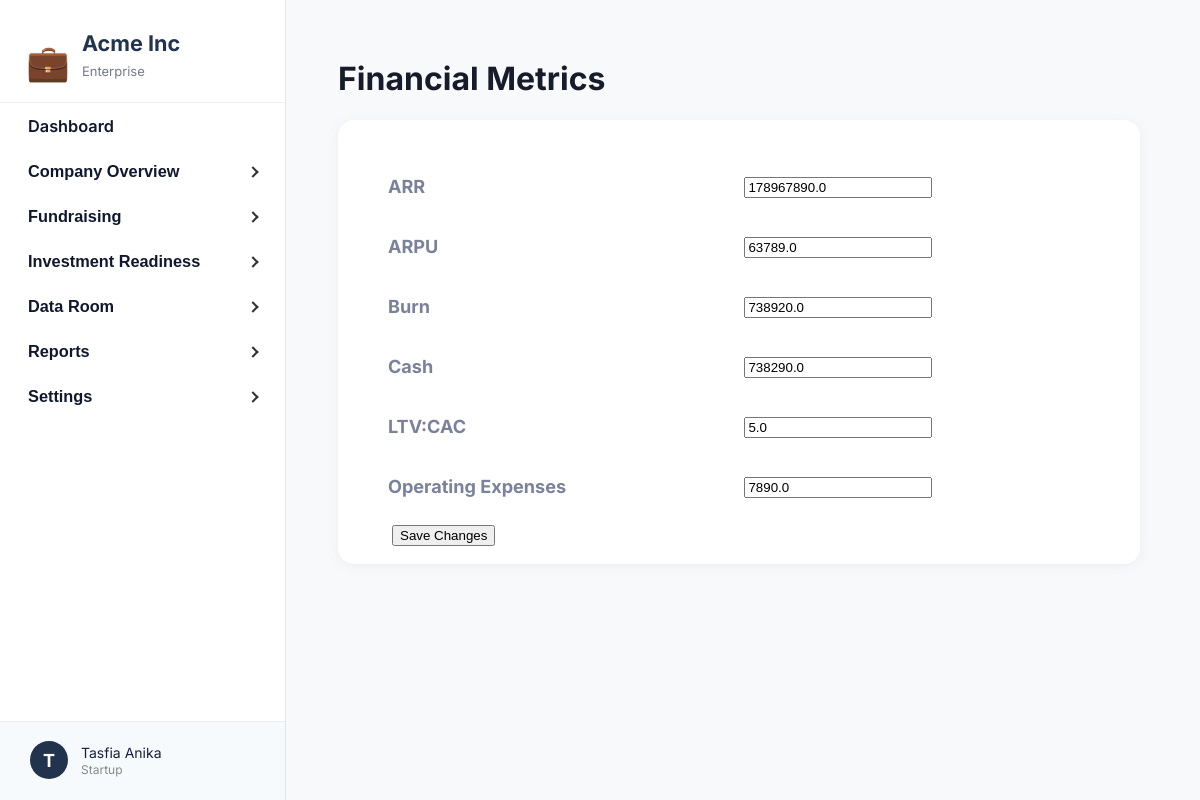
The page /api/startup/financial-metrics/ (signed in) on the database its author committed.
### core/models.py (models this page shows, shortened)
class StartupProfile(models.Model):
    user = models.OneToOneField(User, on_delete=models.CASCADE, related_name='startup_profile')
    startup_name = models.CharField(max_length=150)
    role = models.CharField(max_length=100)
    email = models.EmailField()
    website = models.CharField(max_length=255)
    heard_about = models.CharField(max_length=50)
    description = models.TextField()
    audience = models.TextField()
    tech_component = models.TextField()
    your_edge = models.TextField()
    pitch_deck_url = models.CharField(max_length=255)
    startup_stage = models.CharField(max_length=50)
    problem = models.TextField()
    solution = models.TextField()
    market_research = models.CharField(max_length=20)
    business_model_mind = models.CharField(max_length=50)
    working_time = models.CharField(max_length=50)
    cofounder = models.CharField(max_length=20)
    support_needed = models.TextField()
    has_mvp = models.CharField(max_length=10)
    tested_with_customers = models.CharField(max_length=10)
    funding_source = models.CharField(max_length=100)
    early_users = models.CharField(max_length=10)
    generated_revenue = models.CharField(max_length=20)
    stage3_challenges = models.TextField()
    stage3_support = models.TextField()
    business_model = models.TextField()
    paying_customers = models.CharField(max_length=50)
    annual_revenue_4 = models.CharField(max_length=50)
    external_funding = models.CharField(max_length=50)
    acquisition_strategies = models.TextField()
    team_size = models.CharField(max_length=50)
    stage4_challenges = models.TextField()
    stage4_support = models.TextField()
    annual_revenue_5 = models.CharField(max_length=50)
    active_customers_5 = models.CharField(max_length=50)
    markets_operating = models.CharField(max_length=100)
    expansion_plans = models.TextField()
    stage5_challenges = models.TextField()
    is_approved = models.BooleanField(default=False)
    is_onboarded = models.BooleanField(default=False)
    complete_profile_submitted = models.BooleanField(default=False)
    submitted_at = models.DateTimeField(auto_now_add=True)
    arr = models.FloatField(
        null=True, blank=True, verbose_name="Annual Recurring Revenue (ARR)"
    )
    arpu = models.FloatField(
        null=True, blank=True, verbose_name="Average Revenue Per User (ARPU)"
    )
    monthly_burn = models.FloatField(null=True, blank=True)
    cash_balance = models.FloatField(null=True, blank=True)
    ltv_cac_ratio = models.FloatField(null=True, blank=True)
    operating_expenses = models.FloatField(null=True, blank=True)
    debt_obligations = models.TextField(null=True, blank=True)
    capital_raised = models.FloatField(null=True, blank=True)
    currently_raising = models.FloatField(null=True, blank=True)
    equity_offered = models.FloatField(null=True, blank=True)
    financial_forecast = models.FileField(
        upload_to='financial_forecasts/', null=True, blank=True
    )

### core/views.py (the view)
# urls.py: path('startup/financial-metrics/', startup_financial_metrics, name='startup_financial_metrics'),
@login_required
def startup_financial_metrics(request):
    profile = request.user.startup_profile
    if request.headers.get("HX-Request") == "true":
        return render(request, "startup_partials/startup_financial_metrics_partial.html", {"profile": profile})
    else:
        return render(request, "startup_financial_metrics.html", {"profile": profile})

### core/templates/startup_financial_metrics.html (shortened to what this page needs)
{% extends "startup_base.html" %}
{% load humanize %}
{% block content %}
<h1 style="font-weight: 700; margin-bottom: 22px;">Financial Metrics</h1>
<div class="metrics-card">
    <form method="POST" action="{% url 'startup_edit_financial_metrics' %}">
        <table class="metrics-table">
            <tr>
                <th>ARR</th>
                <td><input type="number" name="arr" value="{{ profile.arr|default_if_none:'' }}" step="0.01" class="form-control" style="width:180px;"></td>
            </tr>
            <tr>
                <th>ARPU</th>
                <td><input type="number" name="arpu" value="{{ profile.arpu|default_if_none:'' }}" step="0.01" class="form-control" style="width:180px;"></td>
            </tr>
            <tr>
                <th>Burn</th>
                <td><input type="number" name="monthly_burn" value="{{ profile.monthly_burn|default_if_none:'' }}" step="0.01" class="form-control" style="width:180px;"></td>
            </tr>
            <tr>
                <th>Cash</th>
                <td><input type="number" name="cash_balance" value="{{ profile.cash_balance|default_if_none:'' }}" step="0.01" class="form-control" style="width:180px;"></td>
            </tr>
            <tr>
                <th>LTV:CAC</th>
                <td><input type="number" name="ltv_cac_ratio" value="{{ profile.ltv_cac_ratio|default_if_none:'' }}" step="0.01" class="form-control" style="width:180px;"></td>
            </tr>
            <tr>
                <th>Operating Expenses</th>
                <td><input type="number" name="operating_expenses" value="{{ profile.operating_expenses|default_if_none:'' }}" step="0.01" class="form-control" style="width:180px;"></td>
            </tr>
        </table>
        <button type="submit" class="edit-btn">Save Changes</button>
    </form>
</div>
{% endblock %}

### core/templates/startup_base.html (shortened to what this page needs)
{% load static %}
<!DOCTYPE html>
<html lang="en">
<head>
</head>
<body>
<div class="layout">
    <nav class="sidebar">
        <div class="logo-box">
            <span class="logo-icon">&#128188;</span>
            <div>
                <div class="sidebar-title">Acme Inc</div>
                <div class="sidebar-subtitle">Enterprise</div>
            </div>
        </div>
        <div class="sidebar-content">
            <ul class="sidebar-nav">
                <li>
                    <a href="{% url 'startup_dashboard' %}" class="sidebar-link {% if section == 'dashboard' %}active{% endif %}">Dashboard</a>
                </li>
                <li>
                    <button class="sidebar-toggle {% if section == 'company' %}active{% endif %}" aria-expanded="false" type="button">
                        Company Overview
                        <span class="arrow"></span>
                    </button>
                </li>
                <li>
                    <button class="sidebar-toggle" aria-expanded="false" type="button">
                        Fundraising
                        <span class="arrow"></span>
                    </button>
                </li>
                <li>
                    <button class="sidebar-toggle" aria-expanded="false" type="button">
                        Investment Readiness
                        <span class="arrow"></span>
                    </button>
                </li>
                <li>
                    <button class="sidebar-toggle" aria-expanded="false" type="button">
                        Data Room
                        <span class="arrow"></span>
                    </button>
                </li>
                <li>
                    <button class="sidebar-toggle" aria-expanded="false" type="button">
                        Reports
                        <span class="arrow"></span>
                    </button>
                </li>
                <li>
                    <button class="sidebar-toggle" aria-expanded="false" type="button">
                        Settings
                        <span class="arrow"></span>
                    </button>
                </li>
            </ul>
        </div>
        <div class="sidebar-footer" id="sidebar-footer">
            <div class="sidebar-footer-circle">{{ request.user.first_name|default:"N"|slice:":1" }}</div>
            <div class="sidebar-footer-details">
                <span>{{ request.user.get_full_name|default:request.user.username }}</span>
                <small>Startup</small>
            </div>
        </div>
    </nav>
    <div id="main-content" class="main-content">
        {% block content %}{% endblock %}
    </div>
</div>
</body>
</html>

### core/templates/startup_base.html (style rules this page uses)
html, body { height: 100%; margin: 0; }
body { font-family: 'Inter', sans-serif; background: #f8f9fb; color: #181b2a; height: 100vh; }
.layout { display: flex; min-height: 100vh; }
.sidebar { width: 285px; background: #fff; border-right: 1.5px solid #e3e5e8; padding: 0; position: relative; display: flex; flex-direction: column; height: 100vh; }
.sidebar .logo-box { padding: 30px 26px 8px 26px; display: flex; align-items: center; gap: 12px; flex-shrink: 0; background: #fff; border-bottom: 1px solid #f0f0f0; }
.sidebar-content { flex: 1; overflow-y: auto; padding-bottom: 80px; }
.sidebar .logo-icon { font-size: 2.2rem; color: #22284b; }
.sidebar-title { font-weight: 700; font-size: 1.35rem; color: #22334d; margin-bottom: 7px; }
.sidebar-subtitle { font-size: 13px; color: #757a8a; margin-bottom: 15px; }
.sidebar-nav { padding: 0; margin: 0 0 30px 0; list-style: none; }
.sidebar-link, .sidebar-toggle { display: flex; align-items: center; gap: 8px; padding: 13px 28px; color: #10182e; text-decoration: none; font-weight: 600; font-size: 1.02rem; border: none; background: none; cursor: pointer; width: 100%; outline: none; transition: all 0.2s cubic-bezier(0.4, 0, 0.2, 1); border-radius: 0 16px 16px 0; margin-right: 4px; position: relative; }
.sidebar-toggle .arrow { margin-left: auto; transition: transform 0.3s cubic-bezier(0.4, 0, 0.2, 1); }
.sidebar-footer { position: absolute; left: 0; bottom: 0; width: 100%; padding: 19px 24px 21px 30px; border-top: 1px solid #ececec; background: #f6fafd; display: flex; align-items: center; gap: 13px; cursor: pointer; z-index: 10; box-sizing: border-box; transition: all 0.2s cubic-bezier(0.4, 0, 0.2, 1); }
.sidebar-footer-circle { width: 38px; height: 38px; border-radius: 50%; background: #22334d; color: #fff; display: flex; align-items: center; justify-content: center; font-size: 18px; font-weight: 700; transition: all 0.2s cubic-bezier(0.4, 0, 0.2, 1); }
.sidebar-footer-details { display: flex; flex-direction: column; gap: 1px; }
.sidebar-footer-details span { font-size: 14px; color: #191f3d; transition: color 0.2s cubic-bezier(0.4, 0, 0.2, 1); }
.sidebar-footer-details small { font-size: 12px; color: #888; transition: color 0.2s cubic-bezier(0.4, 0, 0.2, 1); }
.main-content { flex: 1; padding: 38px 54px 44px 52px; }
.arrow { display: inline-block; width: 6px; height: 6px; border-top: 2px solid #333; border-right: 2px solid #333; transform: rotate(45deg); margin-left: auto; transition: transform 0.3s cubic-bezier(0.4, 0, 0.2, 1); }

### core/templates/startup_financial_metrics.html (style rules this page uses)
.metrics-card { background: #fff; border-radius: 16px; box-shadow: 0 2px 14px #eaeef2; padding: 28px 36px 18px 36px; max-width: 730px; margin-bottom: 32px; }
.metrics-table { width: 100%; border-collapse: separate; border-spacing: 0 16px; }
.metrics-table th, .metrics-table td { text-align: left; padding: 10px 14px; font-size: 1.13rem; }
.metrics-table th { color: #7a819a; font-weight: 700; }
.metrics-table td { color: #232845; font-weight: 700; }
.edit-btn { margin-left: 18px; }

### rows shown on the page
StartupProfile: arr "178967890.0", arpu "63789.0", monthly_burn "738920.0", cash_balance "738290.0", ltv_cac_ratio "5.0", operating_expenses "7890.0"

### other values the page prints
{{ request.user.first_name|default:"N"|slice:":1" }} "T"
{{ request.user.get_full_name|default:request.user.username }} "Tasfia Anika"
